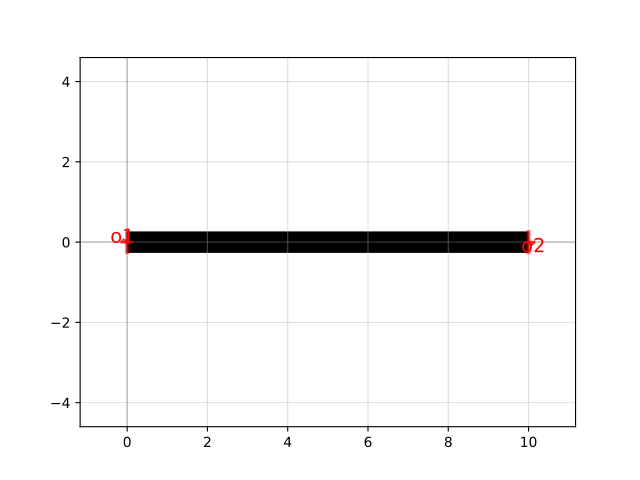

The script that drew this image:
import gdsfactory as gf

c = gf.components.straight(length=10.0, npoints=2, with_bbox=False)
c.plot()
